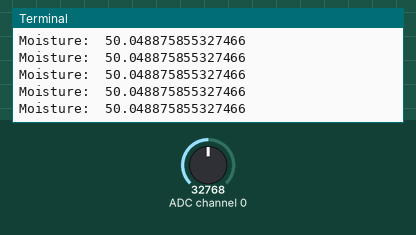
The program below on a simulated Raspberry Pi (BCM pin numbers). On the bench: the last lines printed to the terminal. The inputs (shaded band) are chosen by the test bench; at power-on: ADC channel 0 = 32768 (analog values on the 0–65535 scale).

Above: at 1.2 s.
1.3 s: ADC channel 0 set to 45874
At 2.1 s:
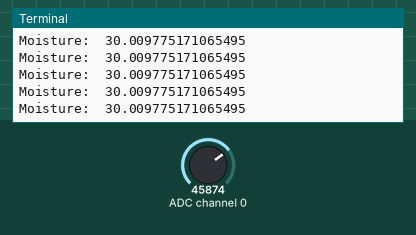
2.8 s: ADC channel 0 set to 57670
At 3.9 s:
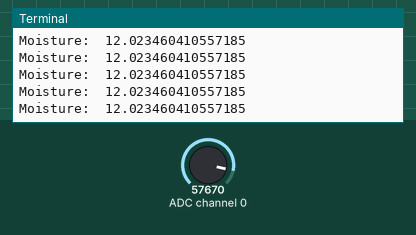
Timing chart, 0 to 5.5 s (numbered marks = the images above; inputs shaded):
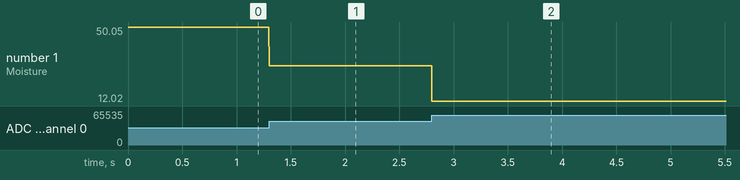

Measured:
- after the input at 1.3 s, the terminal: prints a new line at once (image 1)
- after the input at 2.8 s, the terminal: prints a new line at once (image 2)
- plotted number 1: 50.05 → 30.01 after the input at 1.3 s, 30.01 → 12.02 after the input at 2.8 s

The program:

MoistureSensor.py
```python
# # Install libraries.
# pip3 install adafruit-circuitpython-mcp3xxx
# To install system-wide (this may be required in some cases):
# sudo pip3 install adafruit-circuitpython-mcp3xxx

import busio
import digitalio
import board
import adafruit_mcp3xxx.mcp3008 as MCP
from adafruit_mcp3xxx.analog_in import AnalogIn

# Soil Moisture
class MoistureSensor:

	MAX_ADC_VALUE = 65472 # Observed Minimum conductivity between the ecletrodes (Air)
	MIN_ADC_VALUE = 16640 # Observed Maximum conductivity between the electrodes (Salty water)

	# create the spi bus
	spi = busio.SPI(clock=board.SCK, MISO=board.MISO, MOSI=board.MOSI)

	# create the cs (chip select)
	cs = digitalio.DigitalInOut(board.D5)

	# create the mcp object
	mcp = MCP.MCP3008(spi, cs)

	def sense_moisture(self):
		# create an analog input channel on pin 0
		chan = AnalogIn(self.mcp, MCP.P0)

		moisturePercentage =  ((self.MAX_ADC_VALUE - chan.value) / self.MAX_ADC_VALUE) * 100

		# print('Raw ADC Value: ', chan.value)
		# print('Percentage Moisture: ', ((self.MAX_ADC_VALUE - chan.value) / self.MAX_ADC_VALUE) * 100)
		# print('ADC Voltage: ' + str(chan.voltage) + 'V')

		return moisturePercentage


if __name__ == "__main__":
    obj = MoistureSensor()

    while True:
    	print('Moisture: ', obj.sense_moisture())
```
